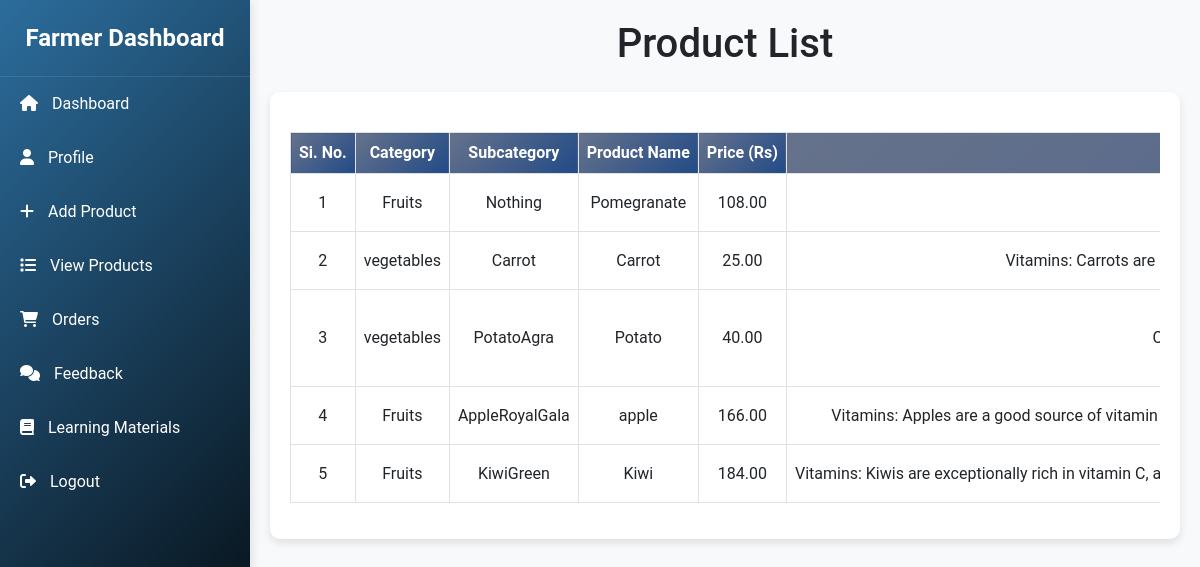
The app's page /custom_admin/list_products/, older data.
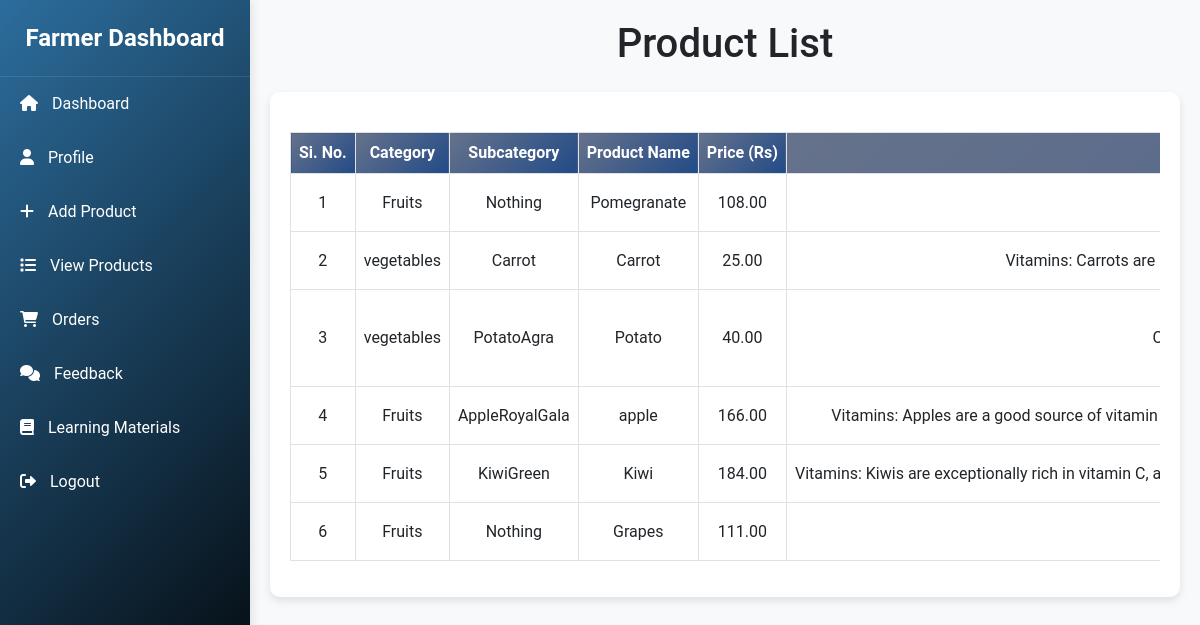
The same page, newer data.
### myapp/models.py (models this page shows, shortened)
class Product(models.Model):
    product_name = models.ForeignKey(ProductCategory, on_delete=models.CASCADE)
    category = models.ForeignKey(Category, on_delete=models.CASCADE)
    subcategory = models.ForeignKey(SubCategory, on_delete=models.CASCADE, null=True, blank=True)  # New field
    price = models.DecimalField(max_digits=10, decimal_places=2)
    description = models.TextField()
    quantity = models.IntegerField()
    stock = models.PositiveIntegerField(default=0)  # Field for stock quantity
    image = models.ImageField(upload_to='media/', blank=True, null=True)
    shelf_life = models.CharField(max_length=100, blank=True, null=True)  # Field for shelf life
    form_factor = models.CharField(max_length=100, blank=True, null=True)  # Field for form factor
    organic = models.BooleanField(default=False)  # Field for organic product
    common_name = models.CharField(max_length=100, blank=True, null=True)  # Field for common name
    farmer = models.ForeignKey(Farmer, on_delete=models.CASCADE)

class Category(models.Model):
    name = models.CharField(max_length=100)

class SubCategory(models.Model):
    subcategory_name = models.CharField(max_length=100)
    category = models.ForeignKey(Category, on_delete=models.CASCADE)
    product_category = models.ForeignKey(ProductCategory, on_delete=models.CASCADE)

class ProductCategory(models.Model):
    category = models.ForeignKey(Category, on_delete=models.CASCADE)
    product_name = models.CharField(max_length=100)
    def __str__(self):
        return f"{self.product_name} ({self.category.name})"

### myapp/views.py (the view)
# urls.py: path('list_products/', views.list_products, name='list_products'),
def list_products(request):
    products = Product.objects.all()
    return render(request, 'list_products.html', {'products': products})

### myapp/templates/list_products.html (shortened to what this page needs)
<!DOCTYPE html>
<html lang="en">
<head>
    {% load static %}
    <link href="https://cdn.jsdelivr.net/npm/bootstrap@5.3.0/dist/css/bootstrap.min.css" rel="stylesheet">
    <link href="https://cdnjs.cloudflare.com/ajax/libs/font-awesome/6.0.0-beta3/css/all.min.css" rel="stylesheet">
</head>
<body>
    <div class="sidebar">
        <div class="brand">Farmer Dashboard</div>
        <a href="{% url 'farmer_dashboard' %}"><i class="fas fa-home"></i> Dashboard</a>
        <a href="{% url 'farmer_profile' %}"><i class="fas fa-user"></i> Profile</a>
        <a href="{% url 'add_product' %}"><i class="fas fa-plus"></i> Add Product</a>
        <a href="{% url 'list_products' %}"><i class="fas fa-list"></i> View Products</a>
        <a href="{% url 'farmer_payment_list' %}"><i class="fas fa-shopping-cart"></i> Orders</a>
        <a href="{% url 'feedback_farm' %}"><i class="fas fa-comments"></i> Feedback</a>
        <a href="{% url 'farmmaterial_view' %}"><i class="fas fa-book"></i> Learning Materials</a>
        <a href="{% url 'logout' %}"><i class="fas fa-sign-out-alt"></i> Logout</a>
    </div>
    <div class="content">
        <h1 class="text-center mb-4">Product List</h1>
        <div class="table-container">
            <div class="table-responsive">
                <table class="table table-bordered table-hover">
                    <thead>
                        <tr>
                            <th>Si. No.</th>
                            <th>Category</th>
                            <th>Subcategory</th>
                            <th>Product Name</th>
                            <th>Price (Rs)</th>
                            <th>Description</th>
                        </tr>
                    </thead>
                    <tbody>
                        {% for product in products %}
                        <tr>
                            <td>{{ forloop.counter }}</td>
                            <td>{{ product.category.name }}</td>
                            <td>{{ product.subcategory.subcategory_name }}</td>
                            <td>{{ product.product_name.product_name }}</td>
                            <td>{{ product.price }}</td>
                            <td>{{ product.description }}</td>
                        </tr>
                        {% endfor %}
                    </tbody>
                </table>
            </div>
        </div>
    </div>
</body>
</html>

Row changes from the older to the newer data that the page shows:
added Product: category.name "Fruits", subcategory.subcategory_name "Nothing", product_name.product_name "Grapes", price "111.00"
